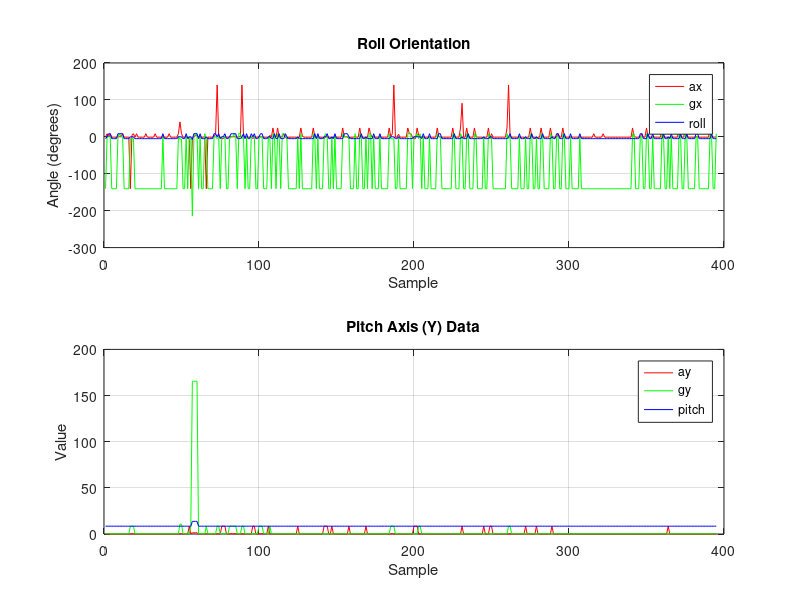

This chart was generated by the following MATLAB code:
data = csvread("mpu_data.csv");     % Load CSV data
ax = data(:, 1);
gx = data(:, 2);
roll = data(:, 3);
ay =  data(:, 4);
gy =  data(:, 5);
pitch =  data(:, 6);
samples = (1:length(ax));  % X-axis

figure;
subplot(2,1,1);
plot(samples, ax, 'r', samples, gx, 'g', samples, roll, 'b');
legend("ax", "gx", "roll");
xlabel("Sample");
ylabel("Angle (degrees)");
title("Roll Orientation");
grid on;

subplot(2,1,2);
plot(samples, ay, 'r', samples, gy, 'g', samples, pitch, 'b');
legend('ay', 'gy', 'pitch');
xlabel('Sample');
ylabel('Value');
title('Pitch Axis (Y) Data');
grid on;
